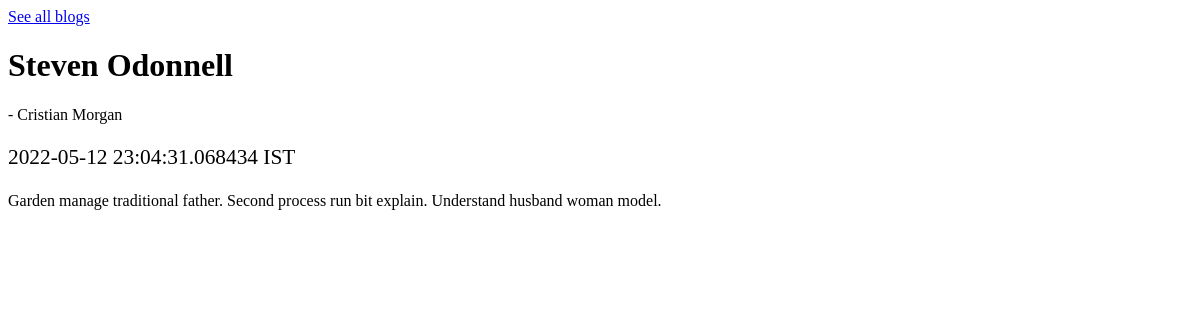
Page /blog/3/ on the committed database.
### sql.py (models this page shows)
class Blog(db.Model):
    id = sa.Column(sa.Integer, primary_key=True)
    title = sa.Column(sa.String(80), unique=True, nullable=False)
    desc = sa.Column(sa.Text)
    datetime = sa.Column(sa.DateTime)
    user_id = sa.Column(sa.Integer, sa.ForeignKey("user.id"))

class User(db.Model):
    id = sa.Column(sa.Integer, primary_key=True)
    name = sa.Column(sa.String(80), unique=True, nullable=False)
    email = sa.Column(sa.String(120), unique=True, nullable=False)
    password = sa.Column(sa.String(80), unique=True, nullable=False)
    blogs = db.relationship("Blog", backref="user")

### server.py (the view)
@app.route("/blog/<pk>/", methods=["GET"])
def view_blog(pk):
    blog = get_blog_by_id(pk)
    user = blog.user
    return render_template("blogs/blog_view.html", blog=blog, user=user)

### sql.py (called while the page is built)
def get_blog_by_id(id):
    return Blog.query.filter_by(id=id).first()

### templates/blogs/blog_view.html
{% extends "layouts/root_layout.html" %} {% block content %}
<div class="page h-100">
  <div class="container container-xl py-4 h-100">
    <a href="/blogs/" class="btn btn-primary">See all blogs</a>
    {% if blog %}
        <h1 class="text-center">{{ blog.title }}</h1>
        <p class="text-center strong "> - {{ user.name }}</p>
        <p class="text-end" style="font-size: 16pt;">{{ blog.datetime }} IST</p>
        <div class="card card-body h-100">
            {{ blog.desc }}
        </div>
    {% else %}
        <div class="text-danger h1">
            Blog Not found!
        </div>
    {% endif %}
  </div>
</div>
{% endblock %}

### templates/layouts/root_layout.html (style rules this page uses)
:root { --tblr-font-sans-serif: "Inter Var", -apple-system, BlinkMacSystemFont, San Francisco, Segoe UI, Roboto, Helvetica Neue, sans-serif; }
body { font-feature-settings: "cv03", "cv04", "cv11"; }

### rows in the picture
Blog: title "Steven Odonnell", datetime "2022-05-12 23:04:31.068434", desc "Garden manage traditional father. Second process run bit explain. Understand husband woman model."
User: name "Cristian Morgan"
